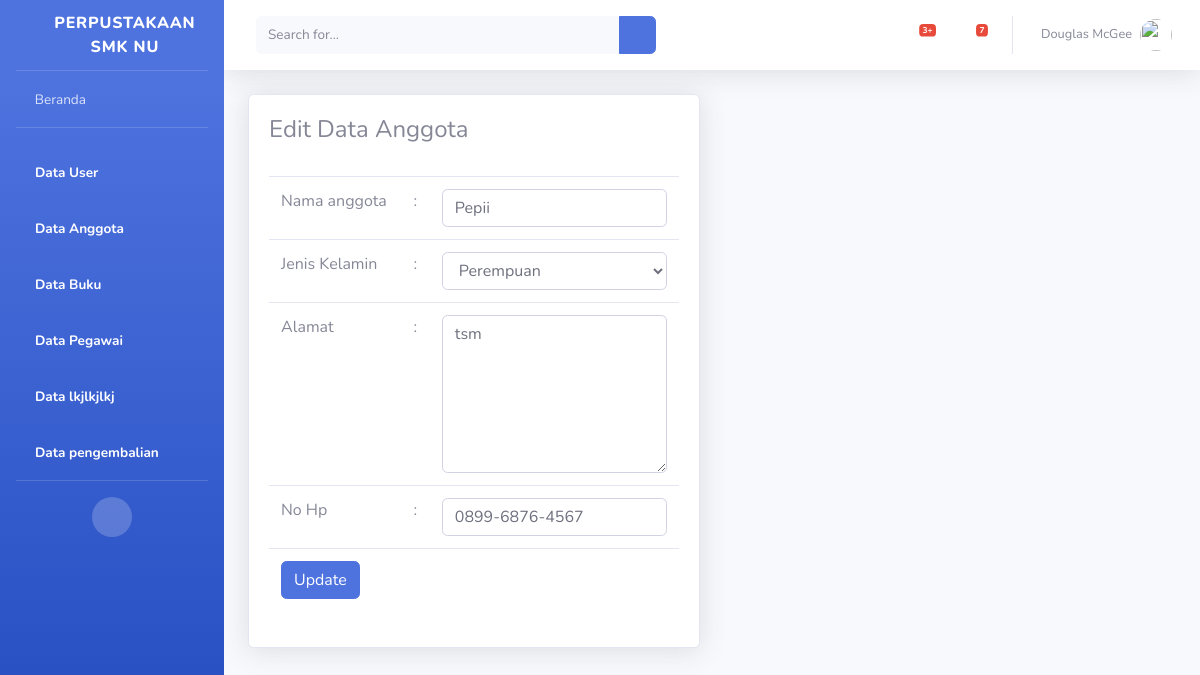
Screenshot of /Perpustakaan_pepi/beranda.php?page=anggota&aksi=edit&id=1 with the database file from the repository.
### tables this page shows
CREATE TABLE `tabel_anggota` (
  `id_anggota` int(5) NOT NULL,
  `Nama_anggota` varchar(50) DEFAULT NULL,
  `Jenis_kelamin` enum('l','p') NOT NULL,
  `alamat` text NOT NULL,
  `no_hp` varchar(15) NOT NULL
);

### Perpustakaan_pepi/views/anggota/editanggota.php (the view, shortened to what this page needs)
<?php
  @$id = $_GET['id'];
  $sql   = "select * from tabel_anggota where id_anggota=$id";
  $show  = $db->query($sql);
  $hasil = mysqli_fetch_assoc($show);
  $jk = $hasil['Jenis_kelamin'];
?>
<div class="container-fluid">
    <div class="row">
        <div class="col-lg-6">
            <div class="card shadow mb-4">
                <div class="card-body">
                    <div class="table-responsive">
                        <h4>Edit Data Anggota</h4>
                        <br>
                        <form action="model/anggota/prosesupdateanggota.php" method="POST">
                            <table class="table">
                                <tr>
                                    <td>Nama anggota</td>
                                    <td>:</td>
                                    <td><input type="text" class="form-control" maxlength="50" name="Nama_anggota"
                                            id="Nama_anggota" value="<?php echo $hasil['Nama_anggota']?>">
                                    </td>
                                </tr>
                                <tr>
                                    <td>Jenis Kelamin</td>
                                    <td>:</td>
                                    <td>
                                        <select class="form-control" name="Jenis_kelamin" id="Jenis_kelamin">
                                            <option value="p" <?php if($jk=='p'){
                                            echo"selected"; } ?>>Perempuan</option>
                                        </select>
                                    </td>
                                </tr>
                                <tr>
                                    <td>Alamat</td>
                                    <td>:</td>
                                    <td><textarea class="form-control" name="alamat" id="alamat" cols="10"
                                            rows="6"><?php echo $hasil ['alamat']?></textarea></td>
                                </tr>
                                <tr>
                                    <td>No Hp</td>
                                    <td>:</td>
                                    <td><input type="text" class="form-control" maxlength="15" name="no_hp"
                                            id="nama_anggota" value="<?php echo $hasil['no_hp']?>"></td>
                                </tr>
                                <tr>
                                    <td colspan="3">
                                        <input type="submit" class="btn btn-primary" value="Update">
                                    </td>
                                </tr>
                            </table>
                        </form>
                    </div>
                </div>
            </div>
        </div>
    </div>
</div>

### rows the page displays
tabel_anggota: Nama_anggota "Pepii", Jenis_kelamin "Perempuan", alamat "tsm", no_hp "0899-6876-4567"
